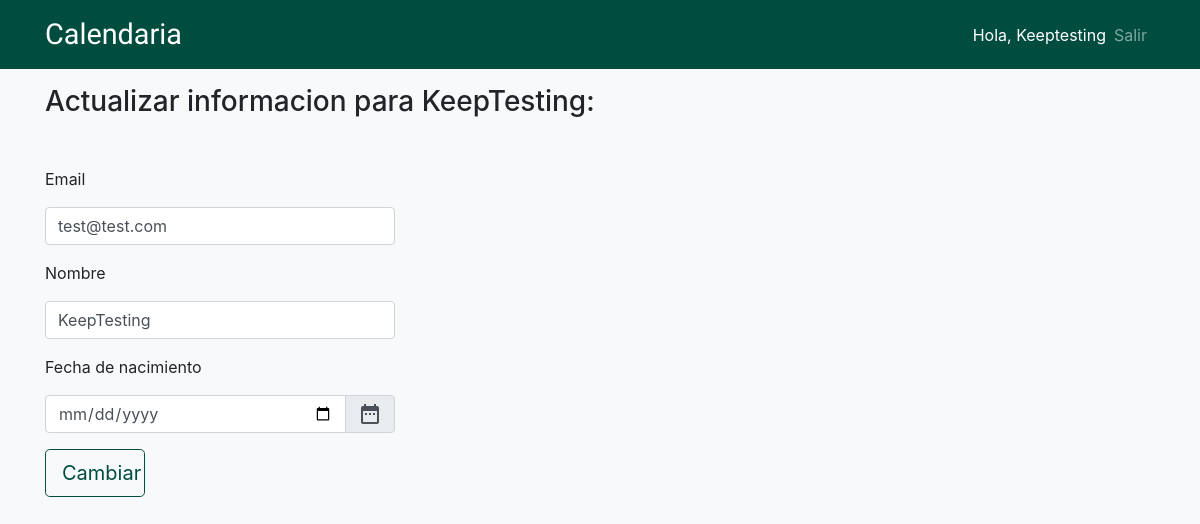
Page /es/profile/update/1 (signed in) on the committed database.
### app/models.py (models this page shows, shortened)
class User(UserMixin, db.Model):
	id = db.Column(db.Integer, primary_key=True)
	email = db.Column(db.String(250), index=True, unique=True)
	first_name = db.Column(db.String(250), index=True)
	dob = db.Column(db.DateTime, index=True)
	password_hash = db.Column(db.String(128))

### app/routes.py (the view)
@app.route('/es/profile/update/<int:user_id>', methods=['GET', 'POST'])
@login_required
def update_es(user_id):
	loc = 'es'
	if loc == 'en':
		return redirect(url_for('profile', user_id=current_user.id))
	title = current_user.first_name + "Actualizar Perfil"
	form = UpdateProfileESForm()
	if form.validate_on_submit():
		current_user.first_name = form.first_name.data
		current_user.email = form.email.data
		current_user.dob = form.dob.data
		db.session.commit()
		return redirect(url_for('profile', user_id=current_user.id))
	return render_template('es/update.html', title=title, form=form)

### app/forms.py (shortened to what this page needs)
class UpdateProfileESForm(FlaskForm):
	email = StringField('Email',
		validators=[DataRequired(), Email('Direccion de email invalida')],
		render_kw={"placeholder": "email",
			"class": "form-control",
			"id": "update-email"})
	dob = DateField('Fecha de nacimiento',
		validators=[DataRequired()],
		render_kw={"class": "form-control",
			"id": "update-bday-es",
			"placeholder": "dd/mm/yyyy",
			"onkeypress": "return false"},
		format="%d/%m/%Y")
	first_name = StringField('Nombre',
		validators=[DataRequired()],
		render_kw={"placeholder": "primer nombre",
			"class": "form-control",
			"id": "update-fname"})

### app/models.py (called while the page is built)
@login.user_loader
def load_user(id):
	return User.query.get(int(id))

### app/templates/es/update.html (shortened to what this page needs)
{% extends "es/base.html" %}
{% block content %}
<div class="mt-3">
	<h3>Actualizar informacion para {{ current_user.first_name }}:</h3>
</div>
<div class="row h-100 mt-5 mb-5">
	<div class="col-6 col-md-4">
		<form action="" method="post" role="form" novalidate>
			<div class="form-group">
				<div class="text-left"><label for="update-email">{{ form.email.label }}</label></div>
					{{ form.email(value=current_user.email) }}
				</div>
				<div class="form-group">
					<div class="text-left">
						<label for="update-fname">{{ form.first_name.label }}</label>
						{{ form.first_name(value=current_user.first_name) }}
					</div>
				</div>
				<div class="form-group">
					<div class="text-left"><label for="update-bdate">{{ form.dob.label }}</label></div>
					<div class="input-group">
						{{ form.dob(value=current_user.dob.strftime("%d/%m/%Y")) }}
						<div class="input-group-append">
								<span class="input-group-text"><i class="material-icons">date_range</i></span>
						</div>
					</div>
				</div>
				<div class="form-group">
               		<button type="submit" class="btn btn-info btn-lg btn-block" id="edit-button">Cambiar</button>
            	</div>
        	</div>
	</div>
</div>
{% endblock %}

### app/templates/es/base.html (shortened to what this page needs)
<!DOCTYPE html>
<html>
<head>
	<link rel="stylesheet" href="https://cdnjs.cloudflare.com/ajax/libs/font-awesome/4.7.0/css/font-awesome.min.css" type="text/css">
	<link rel="stylesheet" href="https://stackpath.bootstrapcdn.com/bootstrap/4.1.3/css/bootstrap.min.css" type="text/css">
	<link rel="stylesheet" href="https://cdnjs.cloudflare.com/ajax/libs/bootstrap-datepicker/1.8.0/css/bootstrap-datepicker.css">
	<link rel="stylesheet" href="{{ url_for('static',filename='styles/style.css') }}" type="text/css">
</head>
<body class="bg-light">
	<nav class="navbar navbar-expand-md navbar-dark sticky-top" style="background-color: #004D40;">
		<div class="container">
			<a class="navbar-brand" href="{{ url_for('index') }}">Calendaria</a>
			<div class="collapse navbar-collapse ml-auto" id="collapsibleNavbar">
				<ul class="navbar-nav ml-auto">
					{% if current_user.is_anonymous %}
						<li class="nav-item"><a class="nav-link" href="{{ url_for('login') }}">Ingresar</a></li>
						<li class="nav-item"><a class="nav-link" href="{{ url_for('register') }}">Registrarse</a></li>
					{% else %}
						<li class="nav-item active"><span class="navbar-text ml-auto">Hola, <a href="{{ url_for('profile', user_id=current_user.id) }}">{{ current_user.first_name.capitalize() }}</a></span></li>
						<li class="nav-item"><a class="nav-link" href="{{ url_for('logout') }}">Salir</a></li>
					{% endif %}
				</ul>
			</div>
		</div>
	</nav>
	<div class="container">
		{% block content %}{% endblock %}
</body>
</html>

### app/static/styles/style.css (style rules this page uses)
.navbar .navbar-brand { font-family: 'Lobster', cursive; font-size: 1.8em; }
.navbar .navbar-text { color: white; }
#edit-button { color: #004D40; background-color: transparent; background-image: none; border-color: #004D40; width: 100px; }

### rows in the picture
User: first_name "Keeptesting", first_name "KeepTesting", email "test@test.com"
